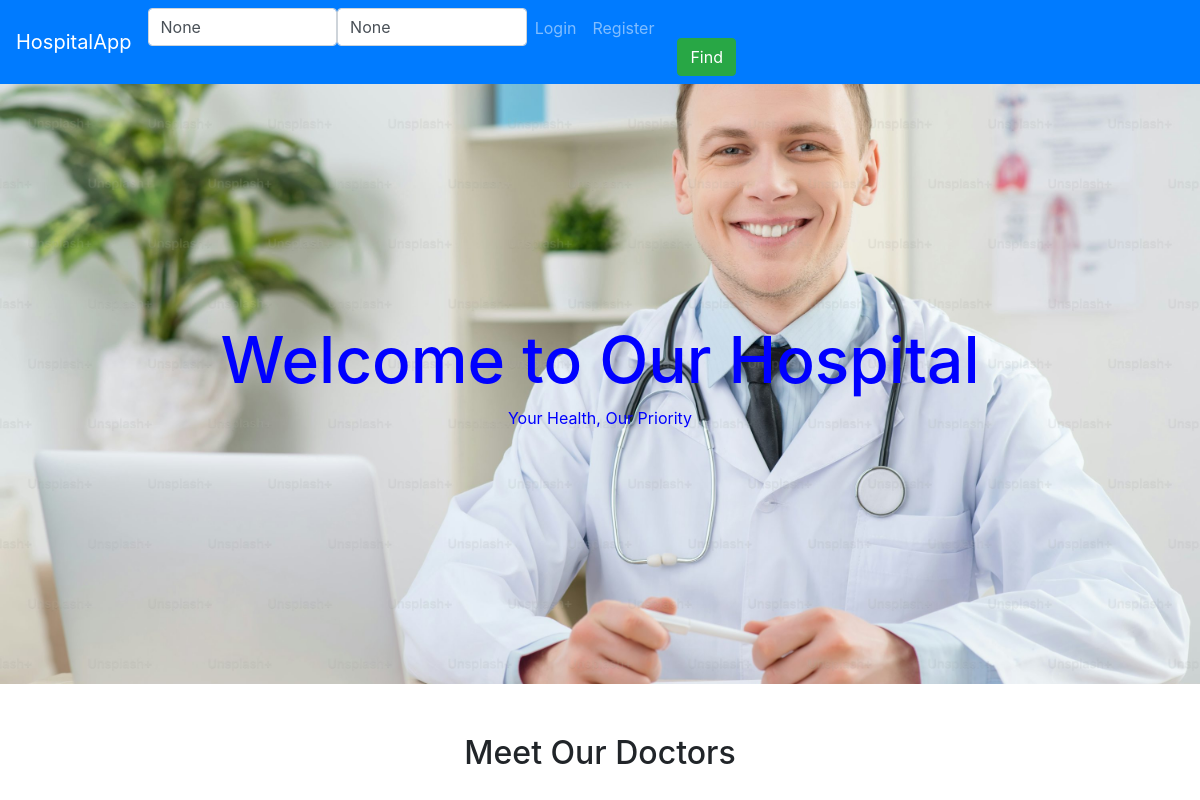
The app's page /, older data.
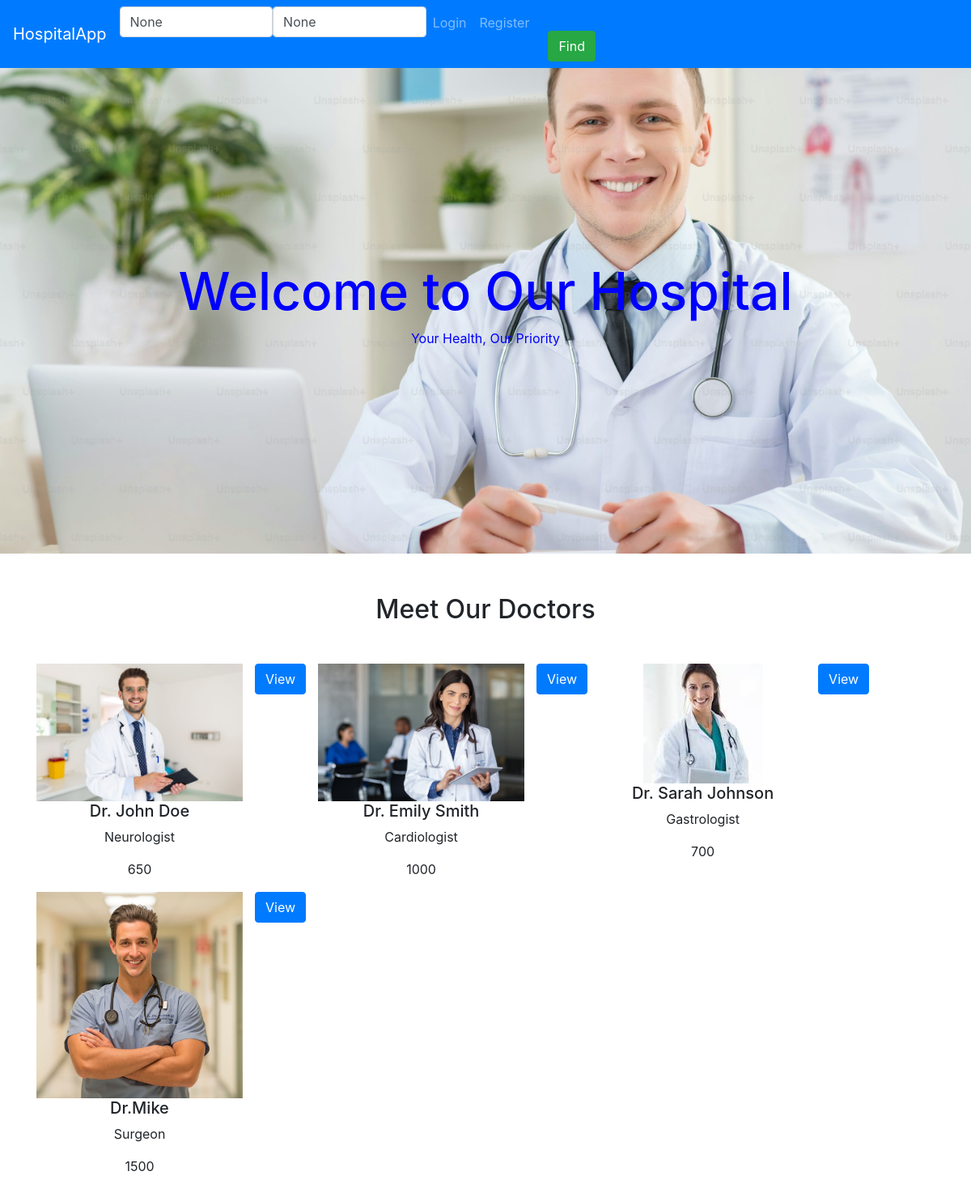
The same page, newer data.
### hospital_app/models.py (models this page shows, shortened)
class Hospital(models.Model):
    uid = models.UUIDField(default=uuid.uuid4, editable=False, primary_key=True)
    created_at = models.DateTimeField(auto_now_add=True)
    updated_at = models.DateTimeField(auto_now_add=True)
    class Meta:
        abstract = True

class Doctor_details(Hospital):
    doctors_name = models.CharField(max_length=50)
    doctors_visit = models.IntegerField()
    description = models.TextField()
    departments = models.OneToOneField(Department, on_delete=models.CASCADE, null=True)
    appoinment_count = models.IntegerField(default=5)

class doctors_image(Hospital):
    doctor = models.ForeignKey(Doctor_details, related_name='images', on_delete= models.CASCADE)
    images = models.ImageField()

### hospital_app/views.py (the view)
# urls.py: 2. Add a URL to urlpatterns:  path('', views.home, name='home')
def home(request):
    department_objs = Department.objects.all()
    doctor_objs = Doctor_details.objects.all()
    search = request.GET.get('search')
    if search:
        doctor_objs = doctor_objs.filter(Q(doctors_name__icontains = search) | Q(description__icontains = search))
    if search:
        department_objs = department_objs.filter(dep_name__icontains = search)
    context = {'department_objs':department_objs, 'doctor_objs':doctor_objs, 'search':search}
    return render(request, 'home.html', context)

### templates/home.html (shortened to what this page needs)
{% extends 'base.html'%}
{% block start%}
<!DOCTYPE html>
<html lang="en">
<head>
    <link href="https://stackpath.bootstrapcdn.com/bootstrap/4.5.2/css/bootstrap.min.css" rel="stylesheet">
</head>
<body>
    <nav class="navbar navbar-expand-lg navbar-dark bg-primary">
        <a class="navbar-brand" href="#">HospitalApp</a>
        <form method='GET'>
        <div class="collapse navbar-collapse" id="navbarNav">
            <ul class="navbar-nav ml-auto">
              <li class="nav-item">
                    <input name="search" value="{{search}}" class="form-control" placeholder="Department">
                <li class="nav-item">
                    <input name="search" value="{{search}}" class="form-control" placeholder="Docs or deps">
                </li>
                <li class="nav-item">
                    <a href="{%url 'login'%}"class="nav-link" href="#contact">Login</a>
                </li>
                <li class="nav-item">
                    <a href="{%url 'register'%}"class="nav-link" href="#contact">Register</a>
                </li>
                <div class="col-md-4">
                    <button style="margin-top: 30px;" type="submit" class="btn btn-success">Find</button>
                </div>
            </ul>
        </div>
    </nav>
    <div class="hero">
        <div>
            <h1>Welcome to Our Hospital</h1>
            <p>Your Health, Our Priority</p>
        </div>
    </div>
    <section id="doctors" class="doctors text-center">
        <div class="container">
            <h2 class="mb-5">Meet Our Doctors</h2>
            <div class="row">
                {% for doctor_obj in doctor_objs%}
                <div class="col-md-3">
                    <img class="img-fluid" src="/media/{{doctor_obj.images.first.images}}" alt="Card image cap">
                    <h5>{{doctor_obj.doctors_name}}</h5>
                    <p>{{doctor_obj.description}}</p>
                     <p>{{doctor_obj.doctors_visit}}</p>
                </div>
                <div>
                   <a href="{% url 'doctors_details' doctor_obj.uid %}" class="btn btn-primary">View</a>
                </div>
                {% endfor %}
            </div>
        </div>
    </section>
{% endblock %}

### templates/base.html (shortened to what this page needs)
<!doctype html>
<html lang="en">
  <head>
    <link rel="stylesheet" href="https://cdn.jsdelivr.net/npm/bootstrap@4.0.0/dist/css/bootstrap.min.css">
    {%block start%}
    {% endblock %}

### templates/home.html (style rules this page uses)
.hero { background: url('/media/bg2.jpg') no-repeat center center/cover; height: 600px; color: Blue; display: flex; justify-content: center; align-items: center; text-align: center; }
.hero h1 { font-size: 4rem; }
.services, .doctors { padding: 50px 0; }

Row changes from the older to the newer data that the page shows:
added Doctor_details: images.first.images (picture), doctors_name "Dr. John Doe", description "Neurologist", doctors_visit "650"
added Doctor_details: images.first.images (picture), doctors_name "Dr. Emily Smith", description "Cardiologist", doctors_visit "1000"
added Doctor_details: images.first.images (picture), doctors_name "Dr. Sarah Johnson", description "Gastrologist", doctors_visit "700"
added Doctor_details: images.first.images (picture), doctors_name "Dr.Mike", description "Surgeon", doctors_visit "1500"
